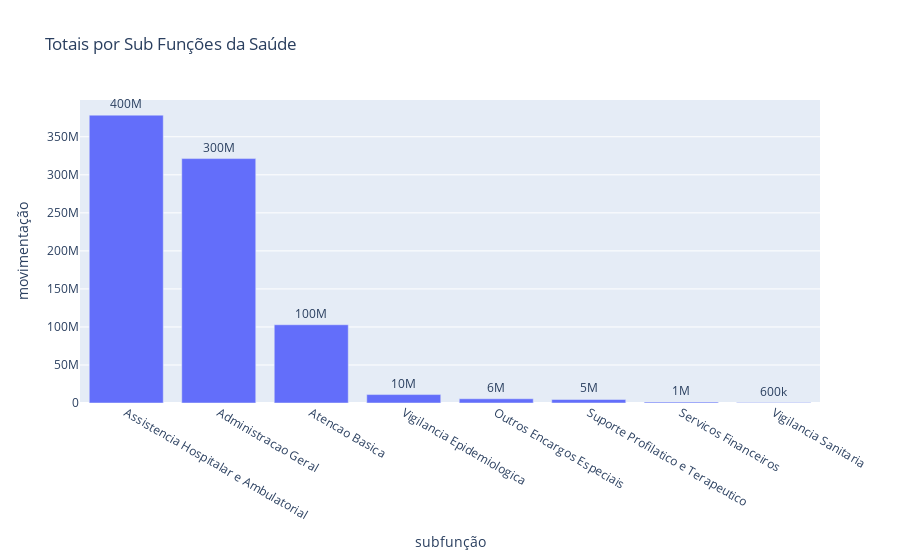

Notebook code cell kept with this figure:
### Code cell
subfuncoes_saude = pagamentos_empenho[pagamentos_empenho["desc_func"]=="Saude"][["desc_subf","valo_movi"]].groupby(["desc_subf"]).sum().reset_index()
subfuncoes_saude = subfuncoes_saude.sort_values("valo_movi", ascending=False)
subfuncoes_saude_bar = px.bar(subfuncoes_saude,
             y='valo_movi',
             x='desc_subf',
             text_auto='.1s',
             title="Totais por Sub Funções da Saúde",
             labels={
                 'valo_movi':'movimentação',
                 'desc_subf':'subfunção'
                 })
subfuncoes_saude_bar.update_traces(textfont_size=12, 
                  textangle=0, 
                  textposition="outside", 
                  cliponaxis=False)
subfuncoes_saude_bar.show()

### Figure 1 — Plotly figure (JSON) as saved in the notebook; plotly's stock layout.template omitted (floating-point values rounded to 4 significant figures)
{"data": [{"alignmentgroup": "True", "cliponaxis": false, "hovertemplate": "subfunção=%{x}<br>movimentação=%{y}<extra></extra>", "legendgroup": "", "marker": {"color": "#636efa", "pattern": {"shape": ""}}, "name": "", "offsetgroup": "", "orientation": "v", "showlegend": false, "textangle": 0, "textfont": {"size": 12}, "textposition": "outside", "texttemplate": "%{y:.1s}", "type": "bar", "x": ["Assistencia Hospitalar e Ambulatorial", "Administracao Geral", "Atencao Basica", "Vigilancia Epidemiologica", "Outros Encargos Especiais", "Suporte Profilatico e Terapeutico", "Servicos Financeiros", "Vigilancia Sanitaria"], "xaxis": "x", "y": [378400000.0, 321300000.0, 102900000.0, 11090000.0, 5542000.0, 4620000.0, 1197000.0, 643700.0], "yaxis": "y"}], "layout": {"barmode": "relative", "legend": {"tracegroupgap": 0}, "title": {"text": "Totais por Sub Funções da Saúde"}, "xaxis": {"anchor": "y", "domain": [0, 1], "title": {"text": "subfunção"}}, "yaxis": {"anchor": "x", "domain": [0, 1], "title": {"text": "movimentação"}}}}
